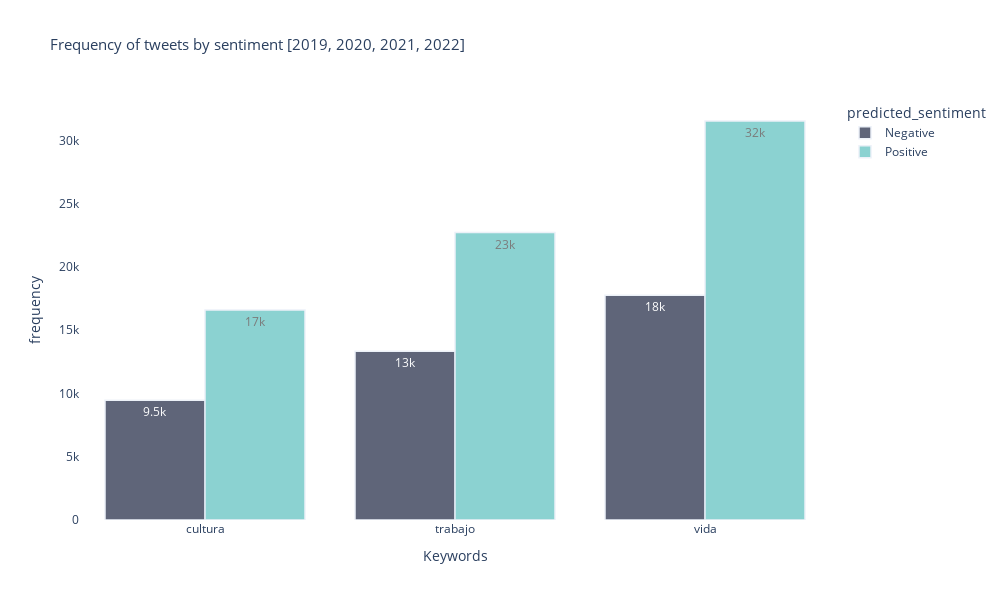

Notebook source saved alongside this figure:
### Code cell
freq_year([2019,2020,2021,2022],['vida','cultura','trabajo'])

### Figure 1 — Plotly figure (JSON) as saved in the notebook; plotly's stock layout.template omitted (floating-point values rounded to 4 significant figures)
{"data": [{"alignmentgroup": "True", "hovertemplate": "predicted_sentiment=Negative<br>Keywords=%{x}<br>frequency=%{y}<extra></extra>", "legendgroup": "Negative", "marker": {"color": "#1C2541", "line": {"width": 1.5}, "pattern": {"shape": ""}}, "name": "Negative", "offsetgroup": "Negative", "opacity": 0.7, "orientation": "v", "showlegend": true, "textposition": "auto", "texttemplate": "%{y:.2s}", "type": "bar", "x": ["cultura", "trabajo", "vida"], "xaxis": "x", "y": [9467, 13349, 17776], "yaxis": "y"}, {"alignmentgroup": "True", "hovertemplate": "predicted_sentiment=Positive<br>Keywords=%{x}<br>frequency=%{y}<extra></extra>", "legendgroup": "Positive", "marker": {"color": "#5BC0BE", "line": {"width": 1.5}, "pattern": {"shape": ""}}, "name": "Positive", "offsetgroup": "Positive", "opacity": 0.7, "orientation": "v", "showlegend": true, "textposition": "auto", "texttemplate": "%{y:.2s}", "type": "bar", "x": ["cultura", "trabajo", "vida"], "xaxis": "x", "y": [16605, 22725, 31545], "yaxis": "y"}], "layout": {"barmode": "group", "height": 600, "legend": {"title": {"text": "predicted_sentiment"}, "tracegroupgap": 0}, "paper_bgcolor": "#FFFFFF", "plot_bgcolor": "#FFFFFF", "title": {"font": {"size": 15}, "text": "Frequency of tweets by sentiment [2019, 2020, 2021, 2022]"}, "width": 1000, "xaxis": {"anchor": "y", "domain": [0, 1], "title": {"text": "Keywords"}}, "yaxis": {"anchor": "x", "domain": [0, 1], "title": {"text": "frequency"}}}}
